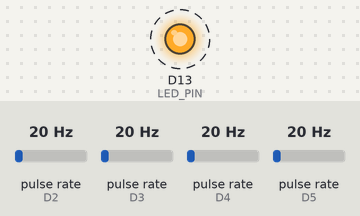
Simulated run of this program. Board: Seeed XIAO (SAMD21). Parts: output pins drawn as LEDs (lit = HIGH). Wiring (inferred from the names in the program): 4 × pulse sensor: data D2 / data D3 / data D4 / data D5. Dashed ring = blinking. The test bench sets the inputs (shaded band); at power-on: pulse rate (sensors on D2, D3, D4, D5) 20 Hz. What the program prints to the serial monitor is not drawn.

Above: at 1.3 s.
Timing chart, 0 to 5.0 s (numbered marks = the images above):
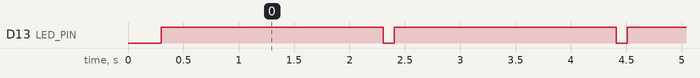

The program:

main.cpp
```cpp
#include <Arduino.h>

#define NUMBER_OF_FANS 4
#define LED_PIN 13
#define FLASH_DURATION 2000
#define FLASH_INTERVAL 100

unsigned long previousMillis = 0;
bool ledState = LOW;  // initial LED state is off
bool flashInProgress = false;

const byte bufferSize = 32;
char serialBuffer[bufferSize];
boolean newData = false;

const int hallSensorPins[] = {4, 5, 2, 3};
volatile unsigned long lastTime[NUMBER_OF_FANS] = {0};
volatile unsigned long fanRPM[NUMBER_OF_FANS] = {0};
volatile boolean fanInterruptFlag[NUMBER_OF_FANS] = {false};

const int NUM_SAMPLES = 10; // Number of samples to consider for moving average
unsigned long rpmBuffer[NUMBER_OF_FANS][NUM_SAMPLES] = {0}; // Buffer to store recent RPM values
int rpmBufferIndex[NUMBER_OF_FANS] = {0}; // Index to track the current position in the buffer

void fanInterrupt(int fanIndex);
void flashLED();
void checkSerialData();
void processSerialCommand();
void checkFanInterrupts();

unsigned long currentTime = 0;
unsigned long period = 0;
unsigned long rpm = 0;
void fanInterrupt(int fanIndex) {
  fanInterruptFlag[fanIndex] = true;
  currentTime = micros();
  period = currentTime - lastTime[fanIndex];
  rpm = 60e6 / (period * 2);

  // Update the RPM buffer with the new value
  rpmBuffer[fanIndex][rpmBufferIndex[fanIndex]] = rpm;
  rpmBufferIndex[fanIndex] = (rpmBufferIndex[fanIndex] + 1) % NUM_SAMPLES;

  // Calculate the moving average of RPM values
  unsigned long sum = 0;
  for (int i = 0; i < NUM_SAMPLES; i++) {
    sum += rpmBuffer[fanIndex][i];
  }
  unsigned long movingAverageRPM = sum / NUM_SAMPLES;

  // Update the RPM value only if it's within a certain percentage of the moving average
  unsigned long threshold = movingAverageRPM * 1.5; // 20% higher than the moving average
  if (rpm <= threshold) {
    fanRPM[fanIndex] = rpm;
  }

  lastTime[fanIndex] = currentTime;
}

void setup() {
  Serial.begin(9600);
  Serial1.begin(9600);   // Initialize hardware UART on pins 6 (TX) and 7 (RX)
  delay(200);
  pinMode(LED_PIN, OUTPUT);
  Serial.println("DEBUG: pb-controller started.");

  // Initialize interrupt pins for Hall sensors
  for (int i = 0; i < 4; i++) {
    pinMode(hallSensorPins[i], INPUT_PULLUP);
  }

  attachInterrupt(digitalPinToInterrupt(hallSensorPins[0]),[] {  fanInterrupt(0); }, FALLING);
  attachInterrupt(digitalPinToInterrupt(hallSensorPins[1]),[] {  fanInterrupt(1); }, FALLING);
  attachInterrupt(digitalPinToInterrupt(hallSensorPins[2]),[] {  fanInterrupt(2); }, FALLING);
  attachInterrupt(digitalPinToInterrupt(hallSensorPins[3]),[] {  fanInterrupt(3); }, FALLING);
}

void loop() {
  delay(100);
  checkSerialData();
  processSerialCommand();
  checkFanInterrupts();
  flashLED();
}

void flashLED() {
  unsigned long currentMillis = millis(); // Get the current time

  if (!flashInProgress) {
    // If a flash is not in progress, check if it's time to start a new flash
    if (currentMillis - previousMillis >= FLASH_INTERVAL) {
      previousMillis = currentMillis; // Update the previous time
      flashInProgress = true; // Start a new flash
      ledState = true; // Turn on the LED
      digitalWrite(LED_PIN, ledState); // Update the LED
    }
  } else {
    // If a flash is in progress, check if it's time to end the flash
    if (currentMillis - previousMillis >= FLASH_DURATION) {
      previousMillis = currentMillis; // Update the previous time
      flashInProgress = false; // End the flash
      ledState = false; // Turn off the LED
      digitalWrite(LED_PIN, ledState); // Update the LED
    }
  }
}

void checkSerialData() {
  static byte ndx = 0;
  char rc;
  while (Serial1.available() > 0 && newData == false) {
      rc = Serial1.read();
      if (rc == '\n' || rc == '\r') {
          serialBuffer[ndx] = '\0';
          ndx = 0;
          newData = true;
      }
      else {
          serialBuffer[ndx] = rc;
          ndx++;
          if (ndx >= bufferSize) {
              ndx = bufferSize - 1;
          }
      }
  }
}

void processSerialCommand() {
  if (newData == true) {
    if (strcmp(serialBuffer, "#RF\0") == 0) {
      // Send back the response: #RF,0,0,0,0
      Serial1.printf("#RF,%d,%d,%d,%d\n", fanRPM[0], fanRPM[1], fanRPM[2], fanRPM[3]);
      Serial.printf("DEBUG: #RF,%d,%d,%d,%d\n", fanRPM[0], fanRPM[1], fanRPM[2], fanRPM[3]);
    }
    newData = false;
    serialBuffer[0] = '\0';
  }
}

void checkFanInterrupts() {
  unsigned long currentTime = millis();

  for (int i = 0; i < NUMBER_OF_FANS; i++) {
    if (!fanInterruptFlag[i] && (currentTime - lastTime[i] > 500)) {
      fanRPM[i] = 0;
    }
    fanInterruptFlag[i] = false;  // Reset the interrupt flag
  }
}
```

Measured:
- by itself, D13 (LED_PIN): alternates HIGH for 2.0 s and LOW for 0.10 s
